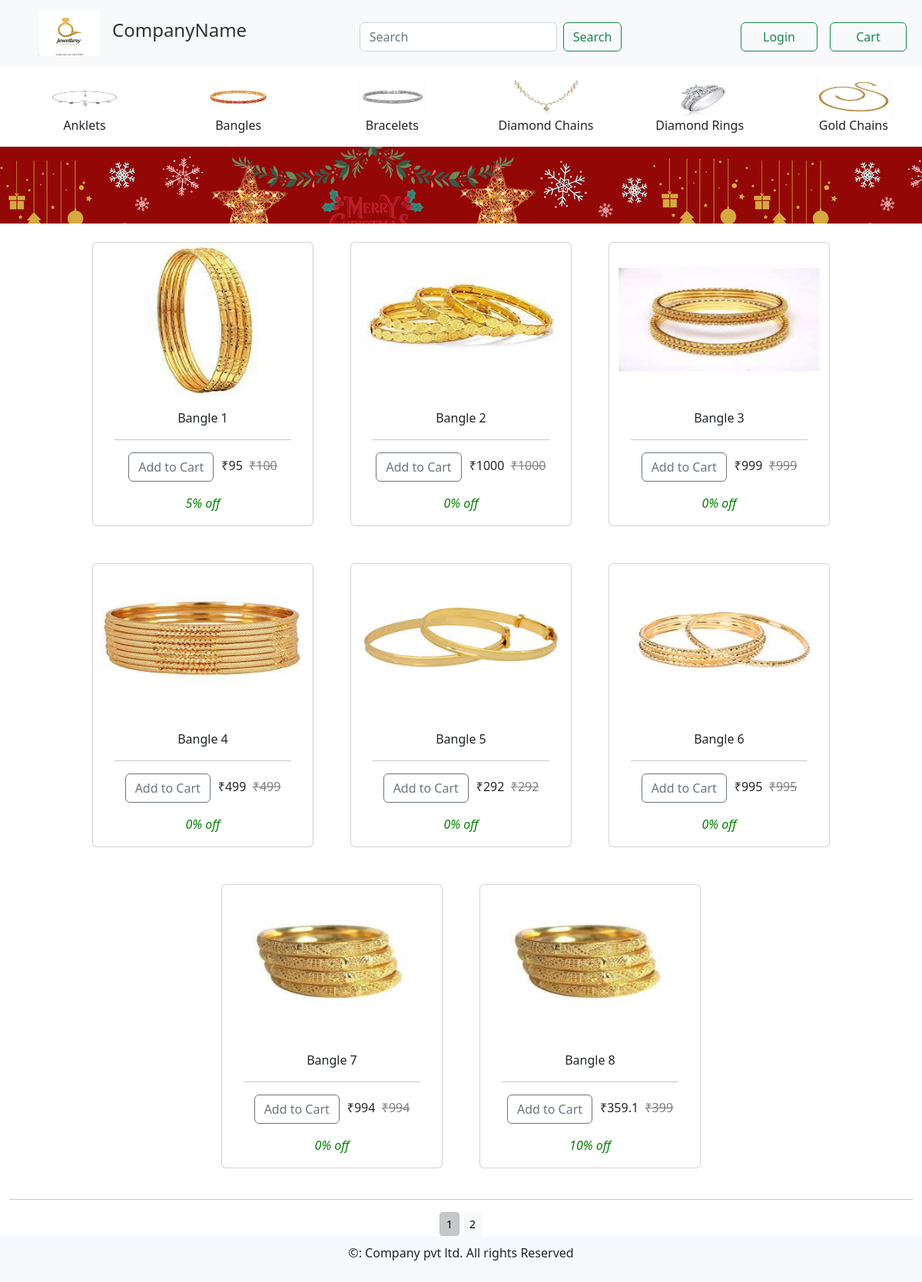
Screenshot of /products/ with the database file from the repository.
### products/models.py (models this page shows, shortened)
class Category(models.Model):
    category_name = models.CharField(max_length=250)
    category_slug = models.SlugField(unique=True, max_length=250, null=True, blank=True)
    category_image = models.ImageField(upload_to='CategoryImages/')
    def get_category_url(self):
        return reverse("products:home_view",kwargs={'category':self.category_slug})

class Product(models.Model):
    product_name = models.CharField(max_length=250)
    product_description = models.TextField(null=True, blank=True)
    product_price = models.IntegerField()
    product_discount = models.IntegerField(null=True, blank=True, default=0)
    product_final_price = models.IntegerField()
    product_slug = models.SlugField(unique=True, max_length=250, null=True, blank=True)
    product_category = models.ForeignKey(Category,on_delete=models.SET_NULL, null=True, blank=True)
    product_img = models.ImageField(upload_to='ProductImages', null=True, blank=True)
    stock = models.IntegerField(default=10)
    created = models.DateTimeField(auto_now_add=True)
    updated = models.DateTimeField(auto_now=True)
    objects = ModelManage()
    def get_absolute_url(self):
        return reverse("products:product_detail_view", kwargs={'cat':self.product_category.category_slug, 'prd':self.product_slug})

### products/views.py (the view)
# urls.py: path('', views.home_view, name='home_view'),
def home_view(request, category=None):
    categories = Category.objects.all()
    products = None
    if category is None:
        products = Product.objects.all()
    else:
        category_name = get_object_or_404(Category, category_slug=category)
        products = Product.objects.all().filter(product_category=category_name)
    paginator = Paginator(products, 8)
    try:
        page = int(request.GET.get('page', '1'))
    except:
        page = 1
    try:
        products = paginator.page(page)
    except (EmptyPage, InvalidPage):
        products = paginator.page(paginator.num_pages)
    return render(request, 'products/home.html', {'categories':categories, 'products':products})

### templates/products/home.html (shortened to what this page needs)
{% extends 'base.html' %}
{% load static %}
{% block content %}
    <div class="container-fluid">
        <div class="categories">
            {% for category in categories %}
                <div class='col-4 col-sm-3 col-md-3 col-lg-2 category-image-div'>
                    <a href="{{ category.get_category_url }}"><img class="category-image" src="{{ category.category_image.url }}" alt=""></a>
                    <p>{{ category.category_name }}</p>
                </div>
            {% endfor %}
        </div>
    </div>
    <div class="container-fluid">
        <div class="row banner-div" style="background: url({% static 'ChristmasSale.png' %});">
                <video autoplay="autoplay" loop muted style="height: 100px;">
                    <source src="{% static 'ChristmasSale.mp4' %}" type="video/mp4">
                    <source src="{% static 'ChristmasSale.webm' %}" type="video/webm">
                    <source src="{% static 'ChristmasSale.ogg' %}" type="video/ogg">
                </video>
        </div>
        <div class="row products">
                {% for product in products%}
                <div class="card col-md-3 col-sm-6 card-div m-4">
                    {% if product.product_img %}
                        <a href="{{ product.get_absolute_url }}"><img src="{{ product.product_img.url }}" class="card-img-top" alt="Image not found"></a>
                    {% else %}
                        <img src="" class="card-img-top" alt="Image Not Found">
                    {% endif %}
                    <div class="card-body">
                        <p class="card-text">{{ product.product_name }}</p>
                        <hr>
                        <p class="card-text"><a href="{% url 'cart:add_cart' product.id %}"><button class="btn btn-outline-secondary" style="margin-right: 10px;">Add to Cart</button></a>&#x20B9;{{ product.product_final_price }} &nbsp;<del style="color: gray;">&#x20B9;{{ product.product_price }}</del>  </p>
                        <p><em style="color: green;">{{ product.product_discount }}% off</em></p>
                    </div>
                </div>
                {% endfor %}
        </div>
        <div class="mx-auto">
            {% if products.paginator.num_pages > 1 %}
                <hr>
                <div class="text-center">
                    {% for pg in products.paginator.page_range %}
                    <a href="?page={{pg}}" class="btn btn-light btn-sm {% if products.number == pg %} active {% endif %}">{{ pg }}</a>
                    {% endfor %}
                </div>
            {% endif %}
        </div>
    </div>
{% endblock %}

### static/css/home_style.css (style rules this page uses)
.categories { overflow-x: hidden; white-space: nowrap; margin-top: 15px; scrollbar-width: thin; }
.category-image-div { display: inline-block; float: none; text-align: center; }
.category-image { width: 50%; height: 50px; }
.banner-div { background-repeat: no-repeat; background-size: cover; background-position: center; }
.products { text-align: center; justify-content: center; }
.card-div { width: 18em; height: 370px; }
.card-img-top { height: 200px; }

### rows the page displays
Category: category_image (picture), category_name "Anklets"
Category: category_image (picture), category_name "Bangles"
Category: category_image (picture), category_name "Bracelets"
Category: category_image (picture), category_name "Diamond Chains"
Category: category_image (picture), category_name "Diamond Rings"
Category: category_image (picture), category_name "Gold Chains"
Product: product_img (picture), product_name "Bangle 1", product_final_price "95", product_price "100", product_discount "5"
Product: product_img (picture), product_name "Bangle 2", product_final_price "1000", product_price "1000", product_discount "0"
Product: product_img (picture), product_name "Bangle 3", product_final_price "999", product_price "999", product_discount "0"
Product: product_img (picture), product_name "Bangle 4", product_final_price "499", product_price "499", product_discount "0"
Product: product_img (picture), product_name "Bangle 5", product_final_price "292", product_price "292", product_discount "0"
Product: product_img (picture), product_name "Bangle 6", product_final_price "995", product_price "995", product_discount "0"
Product: product_img (picture), product_name "Bangle 7", product_final_price "994", product_price "994", product_discount "0"
Product: product_img (picture), product_name "Bangle 8", product_final_price "359.1", product_price "399", product_discount "10"

### other values shown
{{ pg }} "1" "2"
